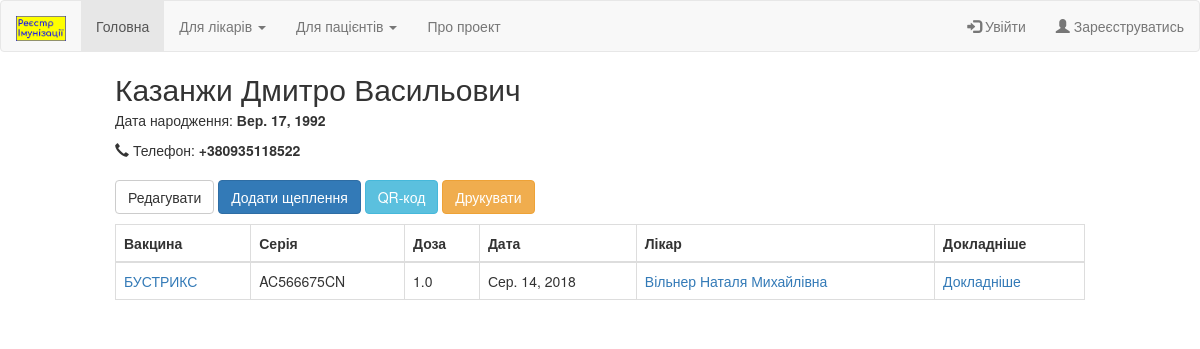
The app's page /registry/patient/1, older data.
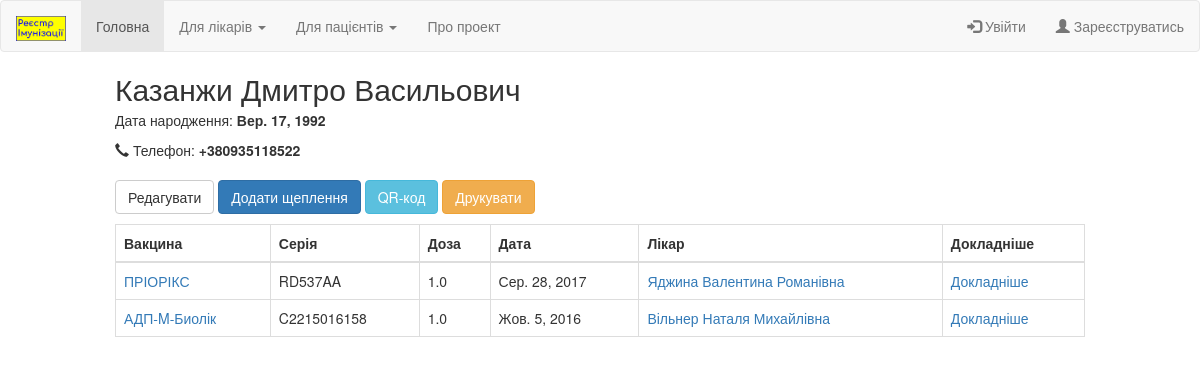
The same page, newer data.
### registry/models.py (models this page shows, shortened)
class Immunization(models.Model):
    patient = models.ForeignKey(Patient, on_delete=models.SET_NULL, null=True, blank=True)
    doctor = models.ForeignKey(Doctor, on_delete=models.SET_NULL, null=True, blank=True)
    clinic = models.ForeignKey(Clinic, on_delete=models.SET_NULL, null=True, blank=True)
    series = models.ForeignKey(Series, on_delete=models.SET_NULL, null=True, blank=True)
    general_reaction = models.CharField(max_length=256, null=True, blank=True)
    local_reaction = models.CharField(max_length=256, null=True, blank=True)
    contraindications = models.CharField(max_length=256, null=True, blank=True)
    dose = models.FloatField(default=1)
    date = models.DateField(default=timezone.localdate)
    def get_registry_url(self):
        return reverse('immunization', args=[str(self.id)])
    class Meta:
        verbose_name = "Щеплення"
        verbose_name_plural = "Щеплення"
        ordering = ['-id']

class Series(models.Model):
    series = models.CharField(max_length=32)
    vaccine = models.ForeignKey(Vaccine, on_delete=models.SET_NULL, null=True, blank=True)
    expiration = models.DateField(null=True, blank=True)
    def __str__(self):
        return self.series
    class Meta:
        verbose_name = "Серія"
        verbose_name_plural = "Серії"
        ordering = ['-id']

class Vaccine(models.Model):
    vaccine = models.CharField(max_length=64, null=True, blank=True)
    vaccine_en = models.CharField(max_length=64, null=True, blank=True)
    manufacturer = models.CharField(max_length=32, null=True, blank=True)
    manufacturer_en = models.CharField(max_length=32, null=True, blank=True)
    country = models.CharField(max_length=16, null=True, blank=True)
    country_en = models.CharField(max_length=16, null=True, blank=True)
    info =  models.CharField(max_length=256, null=True, blank=True)
    disease = models.ManyToManyField(Disease, blank=True)
    def __str__(self):
        return self.vaccine
    def get_info_url(self):
        return reverse('info_vaccine', args=[str(self.id)])
    class Meta:
        verbose_name = "Вакцина"
        verbose_name_plural = "Вакцини"
        ordering = ['vaccine']

class Doctor(models.Model):
    firstname = models.ForeignKey(Firstname, on_delete=models.SET_NULL, null=True, blank=True)
    patronymic = models.ForeignKey(Patronymic, on_delete=models.SET_NULL, null=True, blank=True)
    lastname = models.ForeignKey(Lastname, on_delete=models.SET_NULL, null=True, blank=True)
    clinic = models.ForeignKey(Clinic, on_delete=models.SET_NULL, null=True, blank=True)
    def get_registry_url(self):
        return reverse('doctor', args=[str(self.id)])
    class Meta:
        verbose_name = "Лікар"
        verbose_name_plural = "Лікарі"
        ordering = ['-id']

class Lastname(models.Model):
    lastname = models.CharField(max_length=32)
    def __str__(self):
        return self.lastname
    class Meta:
        verbose_name = "Фамілія"
        verbose_name_plural = "Фамілії"

class Firstname(models.Model):
    firstname = models.CharField(max_length=32)
    def __str__(self):
        return self.firstname
    class Meta:
        verbose_name = "Ім'я"
        verbose_name_plural = "Імена"

class Patronymic(models.Model):
    patronymic = models.CharField(max_length=32)
    def __str__(self):
        return self.patronymic
    class Meta:
        verbose_name = "По-батькові"
        verbose_name_plural = "По-батькові"

### registry/views.py (the view)
# urls.py: path('patient/<int:id>', views.patient, name='patient'),
def patient(request, id):
    patient = get_object_or_404(Patient, pk=id)
    immunizations =  Immunization.objects.filter(patient = patient)
    context = {'patient': patient, 'immunizations': immunizations}
    return render(request, 'registry/patient.html', context)

### registry/templates/registry/patient.html (shortened to what this page needs)
{% extends "base.html" %}
{% block content %}
<div class="media">
  <div class="media-body">
    <h2 class="media-heading">{{ patient.lastname }} {{ patient.firstname }} {{ patient.patronymic }}</h2>
    <p>Дата народження: <b>{{ patient.birth }}</b></p>
    <p><span class="glyphicon glyphicon-earphone"></span> Телефон: <b>{{ patient.phone }}</b></p>
  </div>
</div>
<a href="{% url 'patient_update' id=patient.pk%}"><button class="btn btn-default btn-bg" name="patient_update">Редагувати</button></a>
<a href="{% url 'immunization_add' %}"><button class="btn btn-primary btn-bg" name="immunization_add">Додати щеплення</button></a>
<a href=""><button class="btn btn-info btn-bg" name="patient_update">QR-код</button></a>
<a href=""><button class="btn btn-warning btn-bg" name="patient_update">Друкувати</button></a>
<table class="table table-bordered">
    <thead>
    <tr>
        <th>Вакцина</th>
        <th>Серія</th>
        <th>Доза</th>
        <th>Дата</th>
        <th>Лікар</th>
        <th>Докладніше</th>
    </tr>
    </thead>
    <tbody>
    {% for immunization in immunizations %}
    <tr>
        <td><a href="{{ immunization.series.vaccine.get_info_url }}">{{ immunization.series.vaccine }}</a></td>
        <td>{{ immunization.series }}</td>
        <td>{{ immunization.dose }}</td>
        <td>{{ immunization.date }}</td>
        <td><a href="{{ immunization.doctor.get_registry_url }}">
            {{ immunization.doctor.lastname }} {{ immunization.doctor.firstname }} {{ immunization.doctor.patronymic }}
        </a></td>
        <td><a href="{{ immunization.get_registry_url }}">Докладніше</a></td>
    </tr>
    {% endfor %}
    </tbody>
</table>
{% endblock %}

Row changes from the older to the newer data that the page shows:
added Immunization: series.vaccine "ПРІОРІКС", series "RD537AA", dose "1.0", date "Сер. 28, 2017", doctor.lastname "Яджина", doctor.firstname "Валентина", doctor.patronymic "Романівна"
changed Immunization "Вільнер": series.vaccine "БУСТРИКС" → "АДП-M-Биолік"; series "AC566675CN" → "C2215016158"; date "Сер. 14, 2018" → "Жов. 5, 2016"
